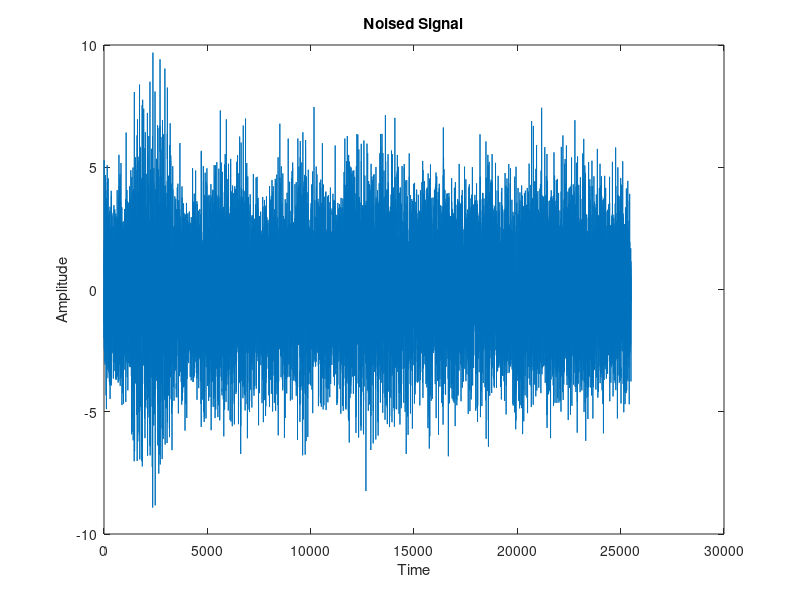
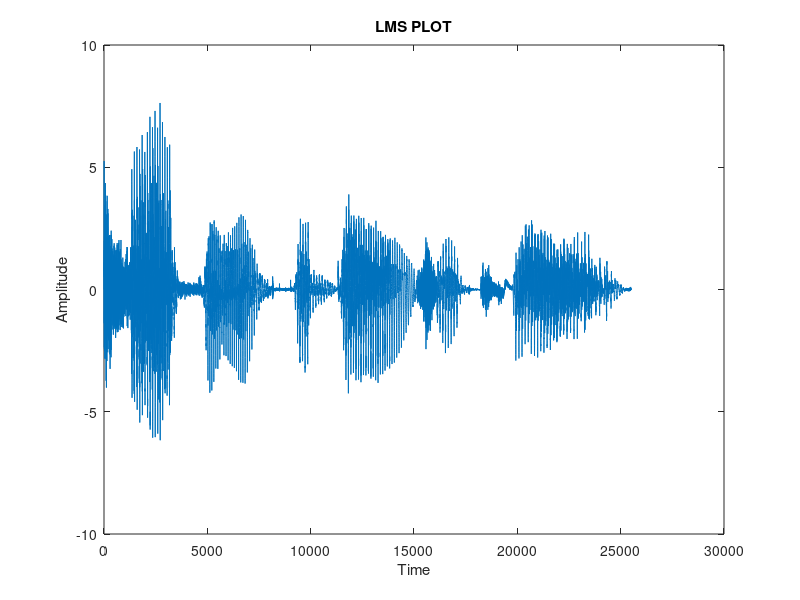
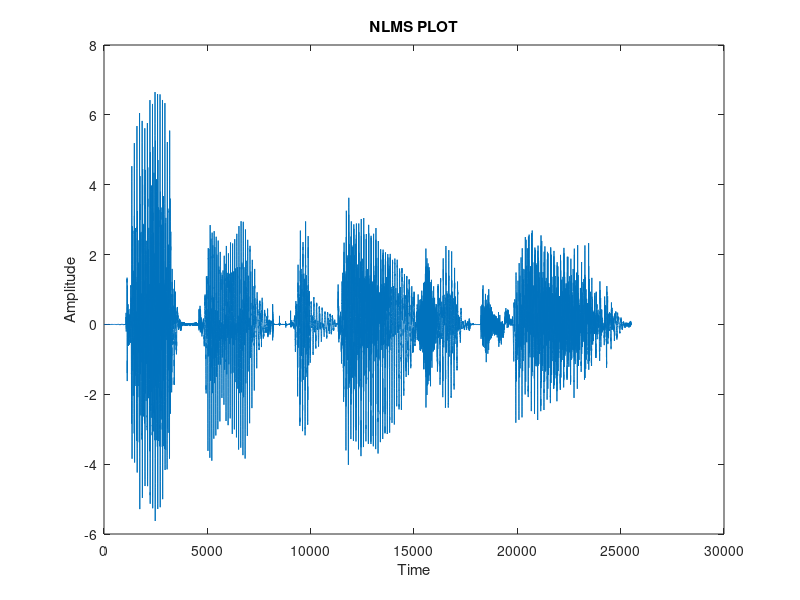
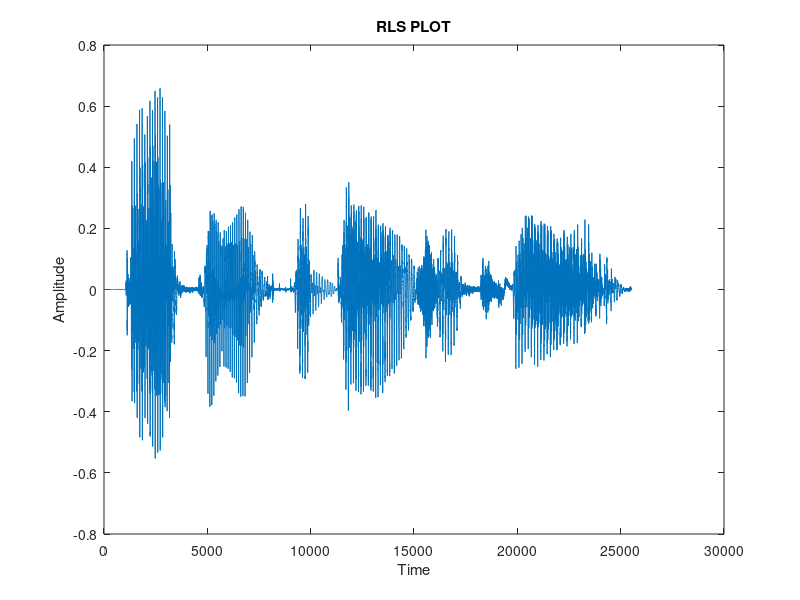

The MATLAB script that drew these images, in order: (Note: this script raises an error after producing the figures.)
%Plot outputs
%% Note: 
%In order to do the comparison, we input the same pre recorded audio wave file 'audio.wav' to all three filters 
%The data of these filters is saved to '.mat' as shown below. These files are loaded and the corresponding data is plotted in this program. 
load('data_lms.mat');
load('data_nlms.mat');
load('data_rls.mat');
m = length(d);
t=(1:m)';
%% Input Signal characteristics
figure(1);
plot(t,d)
title('Audio Input Signal');
xlabel('Time');
ylabel('Amplitude');
%% Noisy signal

plot(t,noised_signal);
title('Noised Signal');
xlabel('Time');
ylabel('Amplitude');
%% LMS plots
figure(2);

plot(t,e_lms);
title('LMS PLOT');
xlabel('Time');
ylabel('Amplitude');
%% NLMS plots
figure(3);

plot(t,e_nlms);
title('NLMS PLOT');
xlabel('Time');
ylabel('Amplitude');
%% RLS plots
figure(4);

plot(t,e_rls);
title('RLS PLOT');
xlabel('Time');
ylabel('Amplitude');
%% Comparison Plots
for i=1:length(d)
error_lms(i) = abs(d(i)-e_lms(i)); 
error_nlms(i) = abs(d(i)-e_nlms(i));
error_rls(i) = abs(d(i)-e_rls(i));
end
n_error_lms = error_lms./max(error_lms);
n_error_nlms = error_lms./max(error_nlms);
n_error_rls = error_lms./max(error_rls)
figure(5);
hold on

plot(t,n_error_lms);

plot(t,n_error_nlms);

plot(t,n_error_rls);
legend('lms','nlms','rls');
xlabel('time');
ylabel('error');

title('Error plots for LMS,NLMS and RLS');
%% Snr plots
%these commands need to be run one at a time in the command window as they
%a 
snr(d) % SNR of Input signal
snr(e_lms)  % SNR of the output signal from filter
snr(e_nlms)  % SNR of the output signal from filter
snr(e_rls)  % SNR of the output signal from filter
%% MSE calculation
mean_lms = 0;
mean_nlms = 0;
mean_rls = 0;
for i = 1:m
    mean_lms = mean_lms + (n_error_lms(i))^2;
    mean_nlms = mean_nlms + (n_error_nlms(i))^2;
    mean_rls = mean_rls + (n_error_rls(i))^2;
end
mse_lms = mean_lms/m 
mse_nlms = mean_nlms/m 
mse_rls = mean_rls/m 